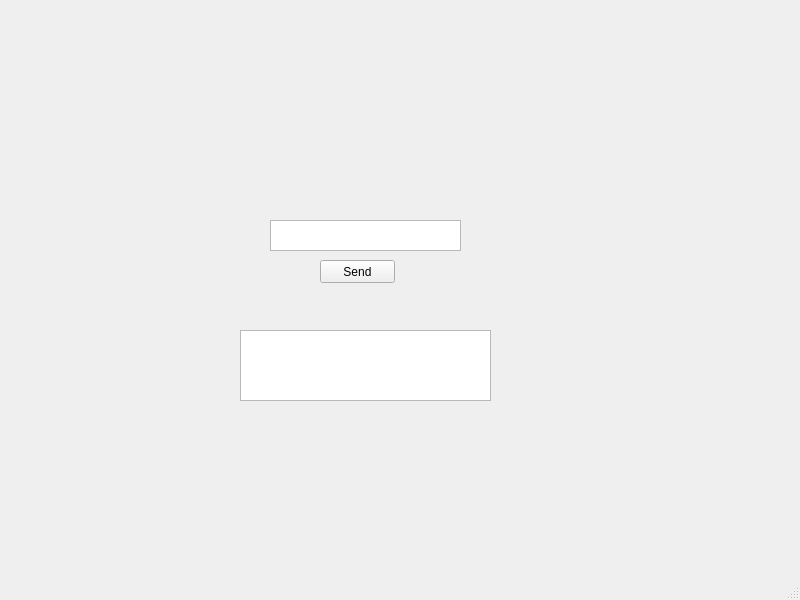
<?xml version="1.0" encoding="UTF-8"?>
<ui version="4.0">
 <class>MainWindow</class>
 <widget class="QMainWindow" name="MainWindow">
  <property name="geometry">
   <rect>
    <x>0</x>
    <y>0</y>
    <width>800</width>
    <height>600</height>
   </rect>
  </property>
  <property name="windowTitle">
   <string>MainWindow</string>
  </property>
  <widget class="QWidget" name="centralwidget">
   <widget class="QPushButton" name="sendButton">
    <property name="geometry">
     <rect>
      <x>320</x>
      <y>260</y>
      <width>75</width>
      <height>23</height>
     </rect>
    </property>
    <property name="text">
     <string>Send</string>
    </property>
   </widget>
   <widget class="QTextEdit" name="messageEdit">
    <property name="geometry">
     <rect>
      <x>270</x>
      <y>220</y>
      <width>191</width>
      <height>31</height>
     </rect>
    </property>
   </widget>
   <widget class="QTextEdit" name="receivedText">
    <property name="geometry">
     <rect>
      <x>240</x>
      <y>330</y>
      <width>251</width>
      <height>71</height>
     </rect>
    </property>
   </widget>
  </widget>
  <widget class="QMenuBar" name="menubar">
   <property name="geometry">
    <rect>
     <x>0</x>
     <y>0</y>
     <width>800</width>
     <height>21</height>
    </rect>
   </property>
  </widget>
  <widget class="QStatusBar" name="statusbar"/>
 </widget>
 <resources/>
 <connections/>
</ui>
